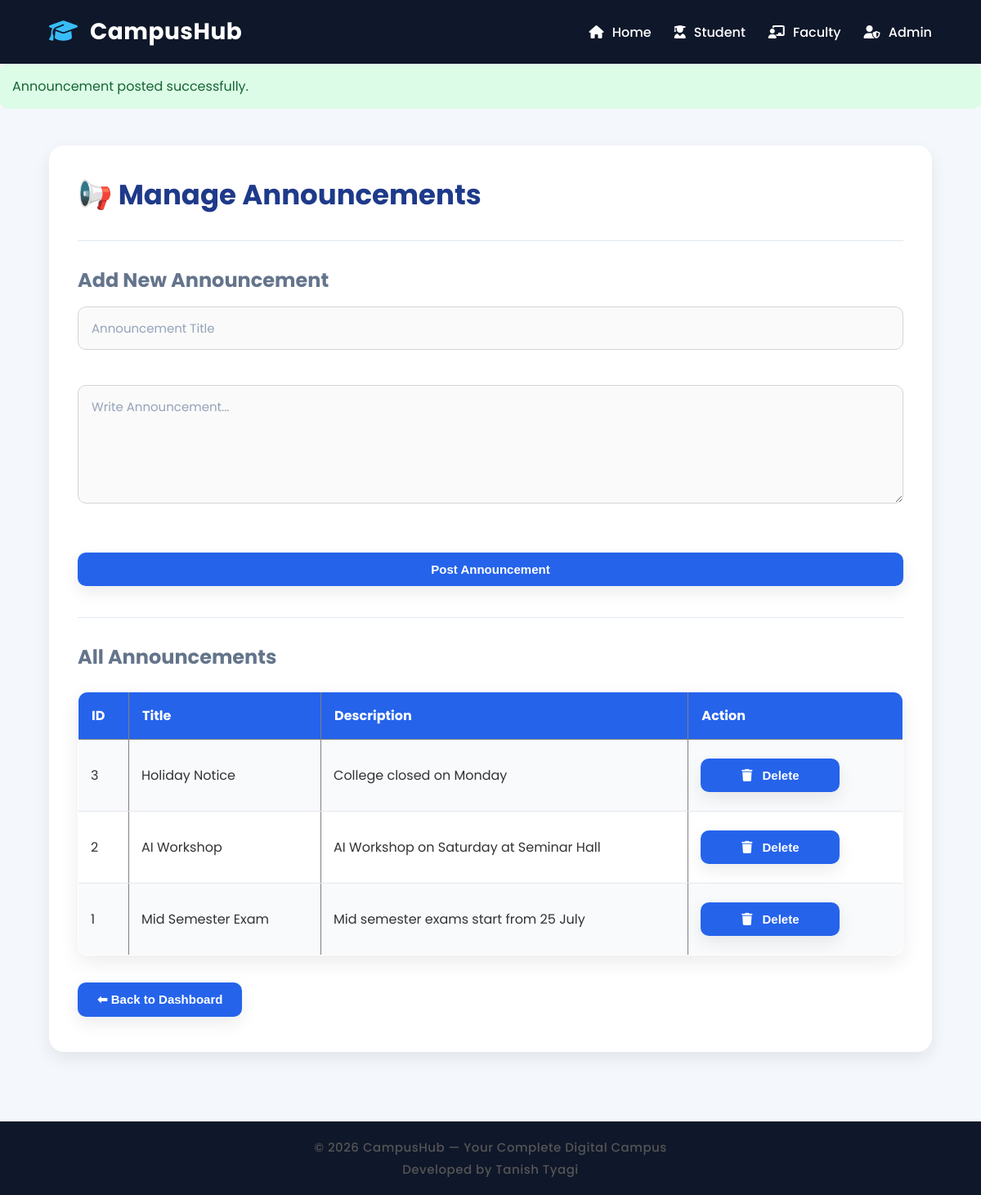
The page /faculty/announcements (signed in) on the database its author committed.
### tables this page shows
CREATE TABLE announcements(
    id INTEGER PRIMARY KEY AUTOINCREMENT,
    title TEXT NOT NULL,
    description TEXT NOT NULL
);

### routes/faculty.py (the view, shortened to what this page needs)
@faculty.route("/faculty/announcements", methods=["GET", "POST"])
def faculty_announcements():
    if "faculty_id" not in session:
        return redirect("/faculty")
    connection = sqlite3.connect("database/campushub.db")
    cursor = connection.cursor()
    connection.commit()
    flash(
        "Announcement posted successfully.",
        "success"
    )
    cursor.execute("""
        SELECT *
        FROM announcements
        ORDER BY id DESC
    """)
    announcements = cursor.fetchall()
    connection.close()
    return render_template(
        "faculty_announcements.html",
        announcements=announcements
    )

### templates/faculty_announcements.html (shortened to what this page needs)
{% extends "base.html" %}
{% block content %}
<div class="container">
    <h1>📢 Manage Announcements</h1>
    <hr>
    <h2>Add New Announcement</h2>
    <form action="/faculty/announcements" method="POST">
        <input
            type="text"
            name="title"
            placeholder="Announcement Title"
            required>
        <br><br>
        <textarea
            name="description"
            rows="5"
            cols="60"
            placeholder="Write Announcement..."
            required></textarea>
        <br><br>
        <button type="submit">
            Post Announcement
        </button>
    </form>
    <hr>
    <h2>All Announcements</h2>
    <table border="1" cellpadding="10">
        <tr>
            <th>ID</th>
            <th>Title</th>
            <th>Description</th>
            <th>Action</th>
        </tr>
        {% for announcement in announcements %}
        <tr>
            <td>{{ announcement[0] }}</td>
            <td>{{ announcement[1] }}</td>
            <td>{{ announcement[2] }}</td>
            <td>
                <a href="/faculty/delete_announcement/{{ announcement[0] }}"
                    onclick="return confirm('Are you sure you want to delete this announcement?')">
                    <button>
                        <i class="fa-solid fa-trash"></i>
                        Delete
                    </button>
                </a>
            </td>
        </tr>
        {% endfor %}
    </table>
    <br>
    <a href="/faculty/dashboard">
        <button>⬅ Back to Dashboard</button>
    </a>
</div>
{% endblock %}

### static/css/style.css (style rules this page uses)
* { margin:0; padding:0; box-sizing:border-box; }
html { scroll-behavior:smooth; }
body { font-family:'Poppins',sans-serif; background:#f4f7fc; color:#333; min-height:100vh; display:flex; flex-direction:column; }
.container { width:90%; max-width:1200px; margin:45px auto; background:white; padding:35px; border-radius:18px; box-shadow:0 10px 35px rgba(0,0,0,.08); }
h1 { color:#1e3a8a; margin-bottom:15px; }
h2 { color:#334155; margin-bottom:15px; }
hr { border:none; height:1px; background:#e2e8f0; margin:30px 0; }
button { background:#2563eb; color:white; border:none; padding:12px 24px; border-radius:10px; cursor:pointer; font-size:15px; font-weight:600; transition:.3s; margin:8px 8px 8px 0; }
a { text-decoration:none; color:#2563eb; }
form { width:100%; }
input, select, textarea { width:100%; padding:14px 16px; margin-bottom:18px; border:1px solid #d1d5db; border-radius:10px; font-size:15px; font-family:'Poppins',sans-serif; transition:.3s; background:#fafafa; }
input::placeholder, textarea::placeholder { color:#94a3b8; }
textarea { resize:vertical; min-height:120px; }
form button { width:100%; margin-top:10px; }
table { width:100%; border-collapse:collapse; margin-top:25px; background:white; border-radius:12px; overflow:hidden; box-shadow:0 8px 25px rgba(0,0,0,.08); }
table th { background:#2563eb; color:white; padding:16px; text-align:left; }
table td { padding:15px; border-bottom:1px solid #e5e7eb; }
table tr:nth-child(even) { background:#f8fafc; }
table a { font-weight:600; }
.container a button { min-width:170px; }
.container>h1 { font-size:34px; }
.container>h2 { color:#64748b; }
.card, .container, .login-container, .register-container, table { transition:.3s; }
.container { animation:fadeIn .6s ease; }
button { position:relative; overflow:hidden; }
table { animation:fadeIn .5s ease; }
button i { margin-right:8px; }
button, .card, .container { box-shadow:0 8px 20px rgba(0,0,0,.08); }
html { scroll-padding-top:80px; }

### rows shown on the page
announcements: id "3", title "Holiday Notice", description "College closed on Monday"
announcements: id "2", title "AI Workshop", description "AI Workshop on Saturday at Seminar Hall"
announcements: id "1", title "Mid Semester Exam", description "Mid semester exams start from 25 July"

### other values the page prints
{{ message }} "Announcement posted successfully."
